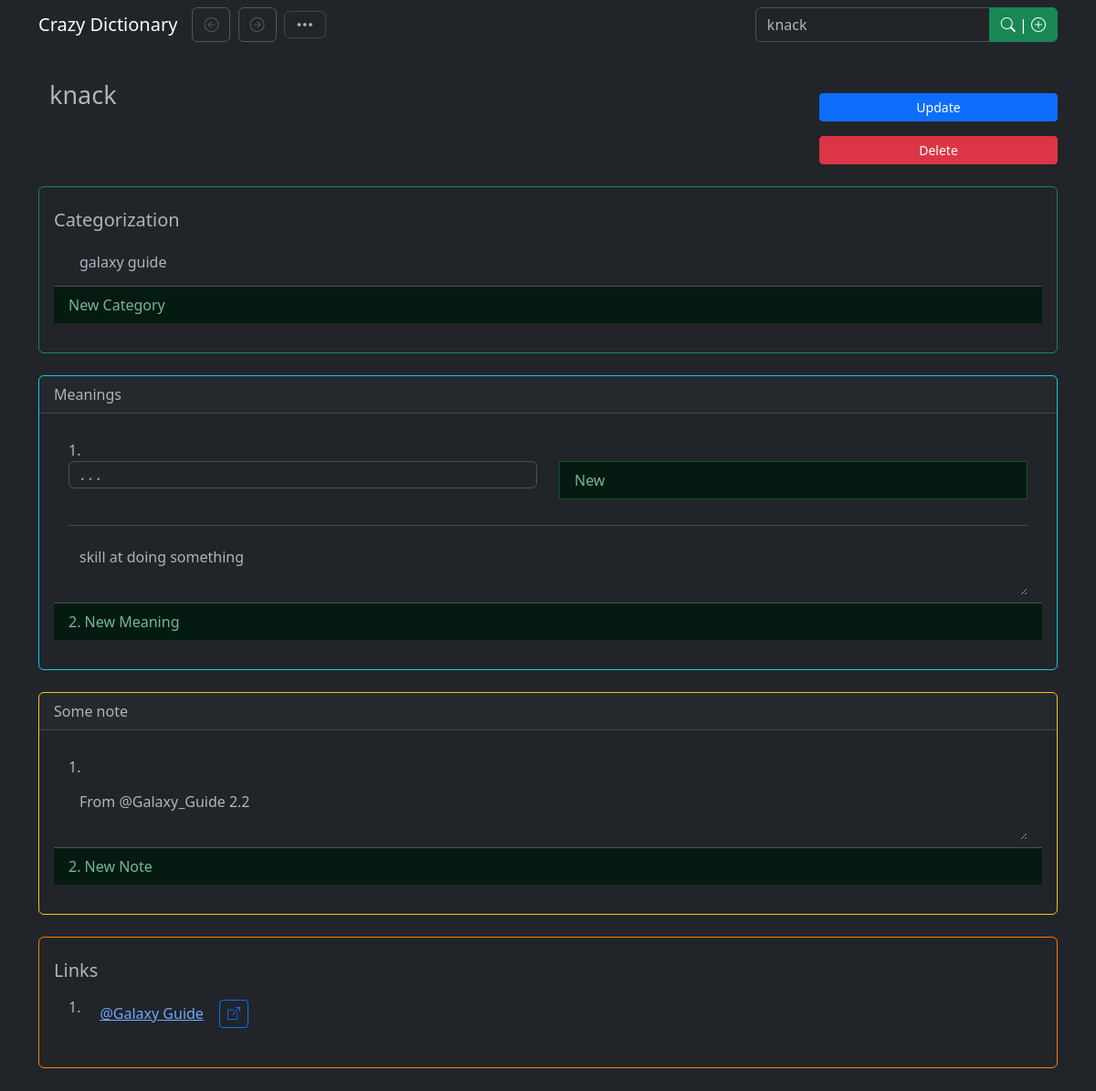
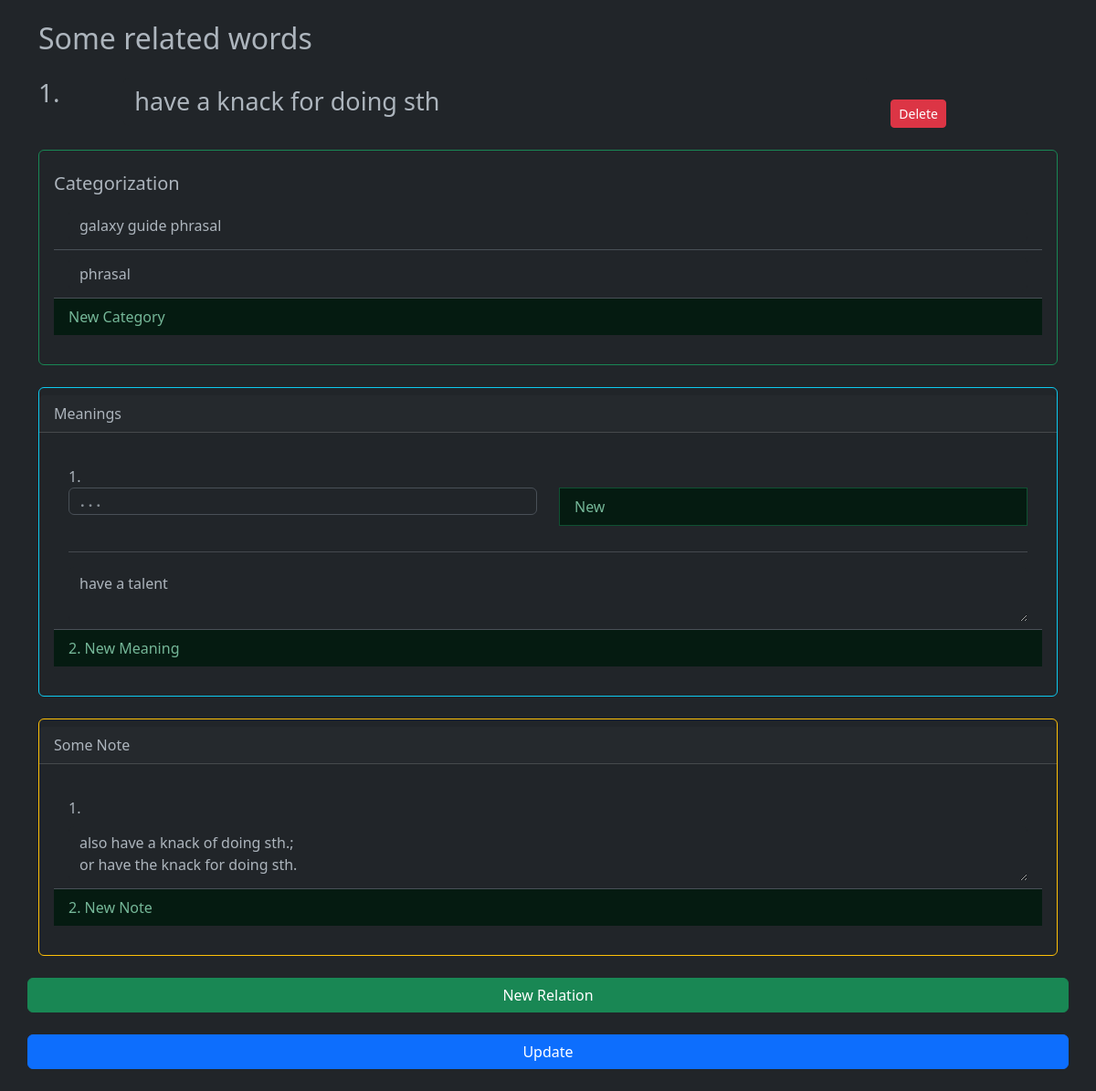
The page /dictionary/knack on the database its author committed (2 pictures, top to bottom).
### tables this page shows
CREATE TABLE "words" (
"key"	INTEGER,
"word"	TEXT NOT NULL UNIQUE,
"mean"	TEXT DEFAULT '? ? ?',
"ref"	INTEGER,
"note"	TEXT,
PRIMARY KEY("key"),
FOREIGN KEY("ref") REFERENCES "words"("key")
);

### CrazyDic_app.py (the view, shortened to what this page needs)
    def wrappe(**kwargs):
        if __name__ == '__main__':
            print('initializing... :    '+'; '.join([k+' = '+kwargs[k] for k in kwargs]))
        if request.args.get('new_session'):
            session_data.set_session(new=True)
        else:
            session_data.set_session()
        if 'word' in kwargs and request.path == (url_for('dictionary') + kwargs['word']):
            if session_data['chron-index'] >= 0 \
                    and request.path != session_data['chron'][session_data['chron-index']]:
                if session_data['chron-index'] == len(session_data['chron']) - 1:
                    session_data['chron'].append(request.path)
                else:
                    session_data['chron'] = session_data['chron'][:session_data['chron-index'] + 1] + [request.path]
                session_data['chron-index'] += 1
                remove = len(session_data['chron']) - CHRON_MAX
                if remove > 0:
                    session_data['chron'] = session_data['chron'][remove:]
                    session_data['chron-index'] -= remove
            elif not session_data['chron']:
                session_data['chron'].append(request.path)
                session_data['chron-index'] = 0
        return func(kwargs) if kwargs else func()

### templates/mobile/crazy_dictionary.html (shortened to what this page needs)
{% extends "floor.html" %}
{% set vox = session['vox'] %}
{% set history_cat = session['history']['categories'] %}
{% set history_note = session['history']['notes'] %}
{% block content %}
<div class="container-sm mt-4 mb-4" style="width: 100%;margin-top: 6rem">
    <form method="post">
        <div class="row">
            <div class="col-9">
                <input type="text" class="form-control input-lg no-border" placeholder="{{ vox['name'] }}" value="{{ vox['name'] }}" name="term" >
            </div>
            <div class="d-grid gap-3 col-3 mx-auto">
            <button type="button" class="btn btn-primary btn-sm mt-4" data-bs-toggle="modal" data-bs-target="#submitModal">
                Update
            </button>
                <button type="button" class="btn btn-danger btn-sm"
                        data-bs-toggle="modal" data-bs-target="#deleteModal">
                    Delete
                </button>
            </div>
        </div>
        <div class="card border-success mt-4 mt-2">
            <div class="card-body">
                <h5 class="card-title mt-2 mb-2">Categorization</h5>
                <ol class="list-group list-group-flush mt-1 mb-3" id="ol-cat">
                    <li class="blueprint list-group-item">
                        <div class="dropdown">
                            <input class="form-control no-border" id="input-cat-#number-ol-cat#"
                            placeholder=". . ." name="cat-#number-ol-cat#" value="#ol-cat#" data-bs-toggle="dropdown" autocomplete="off" aria-expanded="true">
                        </div>
                    </li>
                    <button class="list-group-item list-group-item-action list-group-item-success"
                            type="button" onclick="newInstance('ol-cat')">New Category</button>
                </ol>
            </div>
        </div>
        <div class="card border-info mt-4">
            <div class="card-header">Meanings</div>
            <div class="card-body">
                <ol class="list-group list-group-numbered list-group-flush mt-1 mb-3" id="ol-mean">
                    <li class="blueprint list-group-item">
                        <div class="row" id="ol-mean-#number-ol-mean#-mean-cat">
                            <div class="blueprint col-6">
                                <input type="text" class="form-control input-sm fw-semibold mb-4 no-border"
                                    name="mean-#number-ol-mean#-mean-cat-#number-ol-mean-#number-ol-mean#-mean-cat#"
                                    placeholder=". . ." value="#ol-mean-#number-ol-mean#-mean-cat#"
                                    style="height: 30px">
                            </div>
                            <div class="col-6">
                                <button class="list-group-item list-group-item-action list-group-item-success"
                                    type="button" onclick="newInstance('ol-mean-#number-ol-mean#-mean-cat')">New</button>
                            </div>
                        </div>
                        <hr>
                        <textarea class="form-control mt-2 no-border"
                        id="textarea-mean-#number-ol-mean#"
                        oninput='styleTextarea(this.id);'
                        placeholder="Just a meaning . . ." name="mean-#number-ol-mean#">#ol-mean#</textarea>
                    </li>
                    <button class="list-group-item list-group-item-action list-group-item-success"
                            type="button" onclick="newInstance('ol-mean', 'ol-mean-#number-ol-mean#-mean-cat');">New Meaning</button>
                </ol>
            </div>
        </div>
        <div class="card border-warning mt-4">
            <div class="card-header">Some note</div>
            <div class="card-body">
                <ol class="list-group list-group-numbered list-group-flush mt-1 mb-3" id="ol-note">
                    <li class="blueprint list-group-item">
                        <div class="dropdown">
                            <textarea class="form-control mt-2 no-border"
                                    id="textarea-note-#number-ol-note#"
                                    oninput="styleTextarea(this.id)"
                                    data-bs-toggle="dropdown" id="textarea-note-#number-ol-note#"
                                    placeholder="Just a note . . ." name="note-#number-ol-note#"
                                    autocomplete="off">#ol-note#</textarea>
                        </div>
                    </li>
                    <button class="list-group-item list-group-item-action list-group-item-success"
                            type="button" onclick="newInstance('ol-note')">New Note</button>
                </ol>
            </div>
        </div>
        {% if vox['referenced'] %}
        <div class="card border-orange mt-4 mt-2">
            <div class="card-body">
                <h5 class="card-title mt-2 mb-2">Links</h5>
                <ol class="list-group list-group-flush list-group-numbered mt-1 mb-3">
                    {% for ref in vox['referenced'] %}
                     <li class="list-group-item d-flex justify-content-between align-items-start">
                         <div class="ms-2 me-auto">
                             {% if ref[1] %}
                             <a href="{{ url_for('search_pattern', word=ref[0]) }}" class="btn btn-link">{{ ref[0] }}</a>
                             <a href="{{ url_for('search_pattern', word=ref[0], new_session='new-session') }}"
                                class="btn btn-sm btn-outline-primary" target="_blank"><i class="bi bi-box-arrow-up-right"></i></a>
                             {% else %}
                             <a href="{{ url_for('dictionary', word=ref[0][1:]) }}" class="btn btn-link text-danger">{{ ref[0][1:] }}</a>
                             <a href="{{ url_for('dictionary', word=ref[0][1:], new_session='new-session') }}"
                                class="btn btn-sm btn-outline-danger" target="_blank"><i class="bi bi-box-arrow-up-right"></i></a>
                             {% endif %}
                         </div>
                     </li>
                    {% endfor %}
                </ol>
            </div>
        </div>
        {% endif %}
        <h2 class="mt-5"> Some related words </h2>
        {% for link in vox['links'] %}
        {% set link_loop = loop %}
        <div class="row mt-4 me-2">
            <div class="col-1">
                <h3> {{ link_loop.index }}. </h3>
            </div>
            <div class="col-9">
                <input type="text" class="form-control input-lg no-border"
                       placeholder="{{ link['name'] }}"
                       value="{{ link['name'] }}" name="linked-{{ link_loop.index0 }}-term">
            </div>
            <div class="col-2">
                <button type="submit" class="btn btn-danger btn-sm mt-4" name="btn-remove"
                        value="remove-{{ link_loop.index0 }}">
                    Delete
                </button>
            </div>
        </div>
        <div class="card border-success mt-4 mt-2 ">
            <div class="card-body">
                <h5 class="card-title mt-2 mb-2">Categorization</h5>
                <ol class="list-group list-group-flush mt-1 mb-3" id="linked-{{ link_loop.index0 }}-ol-cat">
                    <li class="blueprint list-group-item">
                        <div class="dropdown">
                            <input class="form-control no-border"
                                   data-bs-toggle="dropdown" id="input-linked-{{ link_loop.index0 }}-cat-#number-linked-{{ link_loop.index0 }}-ol-cat#"
                                   placeholder=". . ." name="linked-{{ link_loop.index0 }}-cat-#number-linked-{{ link_loop.index0 }}-ol-cat#" value="#linked-{{ link_loop.index0 }}-ol-cat#"
                                   autocomplete="off" aria-expanded="true">
                        </div>
                    </li>
                     <button class="list-group-item list-group-item-action list-group-item-success" type="button"
                     onclick="newInstance('linked-{{ link_loop.index0 }}-ol-cat')">New Category</button>
                </ol>
            </div>
        </div>
        <div class="card border-info mt-4">
            <div class="card-header mt-2 mb-2">Meanings</div>
            <div class="card-body">
                <ol class="list-group list-group-numbered list-group-flush mt-1 mb-3" id="linked-{{ link_loop.index0 }}-ol-mean">
                    <li class="blueprint list-group-item">
                        <div class="row" id="linked-{{ link_loop.index0 }}-ol-mean-#number-linked-{{ link_loop.index0 }}-ol-mean#-mean-cat">
                                <div class="col-6 blueprint">
                                    <input type="text" class="form-control input-sm fw-semibold no-border mb-4"
                                           name="linked-{{ link_loop.index0 }}-mean-#number-linked-{{ link_loop.index0 }}-ol-mean#-mean-cat-#number-linked-{{ link_loop.index0 }}-ol-mean-#number-linked-{{ link_loop.index0 }}-ol-mean#-mean-cat#"
                                           placeholder=". . ." value="#linked-{{ link_loop.index0 }}-ol-mean-#number-linked-{{ link_loop.index0 }}-ol-mean#-mean-cat#"
                                           style="height: 30px">
                                </div>
                            <div class="col-6">
                                <button class="list-group-item list-group-item-action list-group-item-success" type="button"
                                        onclick="newInstance('linked-{{ link_loop.index0 }}-ol-mean-#number-linked-{{ link_loop.index0 }}-ol-mean#-mean-cat')">New</button>
                            </div>
                        </div>
                        <hr>
                        <textarea class="form-control no-border mt-2"
                        id="textarea-linked-{{ link_loop.index0 }}-mean-#number-linked-{{ link_loop.index0 }}-ol-mean#"
                        oninput="styleTextarea(this.id)"
                        placeholder="Just a meaning . . ." name="linked-{{ link_loop.index0 }}-mean-#number-linked-{{ link_loop.index0 }}-ol-mean#">#linked-{{ link_loop.index0 }}-ol-mean#</textarea>
                    </li>
                     <button class="list-group-item list-group-item-action list-group-item-success" type="button"
                     onclick="newInstance('linked-{{ link_loop.index0 }}-ol-mean', 'linked-{{ link_loop.index0 }}-ol-mean-#number-linked-{{ link_loop.index0 }}-ol-mean#-mean-cat')">New Meaning</button>
                </ol>
            </div>
        </div>
        <div class="card border-warning mt-4">
            <div class="card-header mt-2 mb-2">Some Note</div>
            <div class="card-body">
                <ol class="list-group list-group-numbered list-group-flush mt-1 mb-3" id="linked-{{ link_loop.index0 }}-ol-note">
                    <li class="blueprint list-group-item">
                        <div class="dropdown">
                            <textarea class="form-control no-border mt-2"
                            id="textarea-linked-{{ link_loop.index0 }}-note-#number-linked-{{ link_loop.index0 }}-ol-note#"
                            data-bs-toggle="dropdown"
                            oninput="styleTextarea(this.id)"
                            placeholder="Just a note . . ." name="linked-{{ link_loop.index0 }}-note-#number-linked-{{ link_loop.index0 }}-ol-note#"
                            autocomplete="off">#linked-{{ link_loop.index0 }}-ol-note#</textarea>
                        </div>
                    </li>
                     <button class="list-group-item list-group-item-action list-group-item-success" type="button"
                     onclick="newInstance('linked-{{ link_loop.index0 }}-ol-note')">New Note</button>
                </ol>
            </div>
        </div>
        {% endfor %}
        <div class="row align-items-center justify-content-center">
            <button type="submit" class="btn btn-success mt-4 w-80" name="btn-add-link">New Relation</button>
        </div>
        <div class="row align-items-center justify-content-center">
            <button type="button" class="btn btn-primary mt-4" data-bs-toggle="modal" data-bs-target="#submitModal">Update</button>
        </div>
    </form>
</div>
{% endblock %}

### templates/floor.html (shortened to what this page needs)
{% extends "basement.html" %}
{% block base_content %}
{% set vox = session['vox'] %}
{% set dark_mode = session['dark-mode'] %}
{% set read_mode = session['read-mode'] %}
    <nav class="navbar">
        <div class="container">
        <span class="navbar-brand mb-0 h1">Crazy Dictionary</span>
        <ul class="navbar-nav me-auto mb-2 mb-lg-0">
            <li class="nav-item">
                <form method="post" role="search">
                    {% if session['is-chron-back'] %}
                    <button class="btn btn-outline-secondary me-1" name="go-back" type="submit"><i class="bi bi-arrow-left-circle"></i></button>
                    {% else %}
                    <button class="btn btn-outline-secondary me-1" name="go-back" type="submit" disabled><i class="bi bi-arrow-left-circle"></i></button>
                    {% endif %}
                    {% if session['is-chron-forward'] %}
                    <button class="btn btn-outline-secondary me-1" name="go-forward" type="submit"><i class="bi bi-arrow-right-circle"></i></button>
                    {% else %}
                    <button class="btn btn-outline-secondary me-1" name="go-forward" type="submit" disabled><i class="bi bi-arrow-right-circle"></i></button>
                    {% endif %}
                    <button class="navbar-toggler btn btn-outline-secondary" type="button" data-bs-toggle="offcanvas" data-bs-target="#offcanvasNavbar" aria-controls="offcanvasNavbar">
                        <i class="bi bi-three-dots"></i>
                    </button>
                </form>
            </li>
        </ul>
        <form class="d-flex" role="search" method="post">
            <div class="input-group">
                <input class="form-control" type="search" placeholder="{{ vox['name'] if vox['name'] else 'Look it Up Here' }}" value="{{ vox['name']}}" name="search" aria-label="Search">
                <button class="btn btn-success" name="btn-search" type="submit" value="btn-search"><i class="bi bi-search"></i> | <i class="bi bi-plus-circle"></i></button>
            </div>
        </form>
      </div>
    </nav>
    {% block content %}{% endblock %}
{% endblock %}

### rows shown on the page
words: search "knack", term "knack"
words: index "1", name "have a knack for doing sth", index0 "galaxy guide phrasal", index0 "have a talent", index0 "also have a knack of doing sth.; or have the knack for doing sth."

### other values the page prints
{{ ref[0] }} "@Galaxy Guide"
